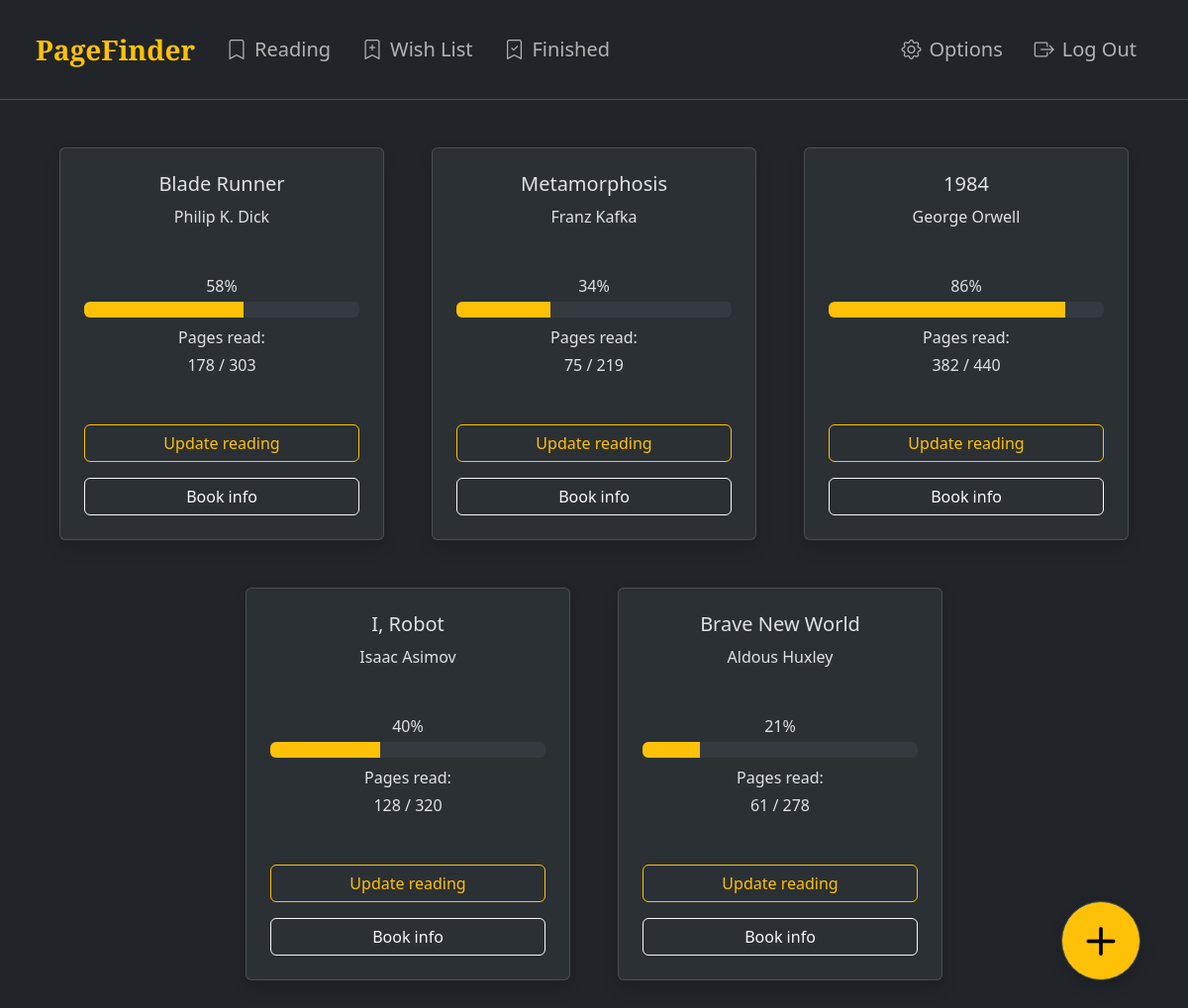
/readings (signed in), run on the app's committed database.
### tables this page shows
CREATE TABLE readings (
    reading_id INTEGER PRIMARY KEY AUTOINCREMENT,
    user_id INTEGER NOT NULL,
    authorship_id INTEGER NOT NULL,
    total_pages INTEGER NOT NULL,
    pages_read INTEGER DEFAULT 0,
    FOREIGN KEY (user_id) REFERENCES users(id),
    FOREIGN KEY (authorship_id) REFERENCES authorships(authorship_id)
);

CREATE TABLE books (
    book_id INTEGER PRIMARY KEY AUTOINCREMENT,
    title TEXT NOT NULL,
    year NUMERIC
);

CREATE TABLE authors (
    author_id INTEGER PRIMARY KEY AUTOINCREMENT,
    name TEXT NOT NULL,
    birth NUMERIC
);

### app.py (the view)
@app.route("/readings")
@login_required
def reading():
    query = '''
    SELECT
        authorships.authorship_id,
        books.title,
        authors.name AS author,
        readings.reading_id,
        readings.total_pages,
        readings.pages_read
    FROM
        books
    INNER JOIN
        authorships ON books.book_id = authorships.book_id
    INNER JOIN
        readings ON readings.authorship_id = authorships.authorship_id
    INNER JOIN
        authors ON authorships.author_id = authors.author_id
    WHERE authorships.authorship_id IN (
        SELECT authorship_id FROM readings WHERE user_id = ?
    )
    AND readings.user_id = ?
    '''
    user_readings = db.execute(query, session["user_id"], session["user_id"])
    user_readings.reverse()
    return render_template("readings.html", user_readings=user_readings)

### app.py (called while the page is built)
@app.after_request
def after_request(response):
    response.headers["Cache-Control"] = "no-cache, no-store, must-revalidate"
    response.headers["Expires"] = 0
    response.headers["Pragma"] = "no-cache"
    return response

### helpers.py (called while the page is built)
def login_required(f):
    @wraps(f)
    def decorated_function(*args, **kwargs):
        if session.get("user_id") is None:
            return redirect("/login")
        return f(*args, **kwargs)
    return decorated_function

### templates/readings.html (shortened to what this page needs)
{% extends "layout.html" %}
{% block main %}
    {% if user_readings %}
        <div class="container">
            <div class="row row-cols-1 row-cols-md-2 row-cols-lg-3 row-cols-xxl-4 g-5 justify-content-center">
                {% for reading in user_readings %}
                    {% set progress = ((reading.pages_read / reading.total_pages) * 100)|int %}
                    <div class="col">
                        <div class="card text-center bg-body-tertiary shadow">
                            <div class="card-body p-4">
                                <h5 class="card-title mb-3">{{ reading.title }}</h5>
                                <h6 class="card-subtitle mb-5">{{ reading.author }}</h5>
                                <p class="card-text mb-1">{{ progress }}%</p>
                                <div class="progress mb-2" role="progressbar" aria-label="Basic example" aria-valuenow="25" aria-valuemin="0" aria-valuemax="100">
                                    <div class="progress-bar bg-warning" style="width: {{ progress }}%"></div>
                                </div>
                                <p class="card-text mb-1">Pages read:</p>
                                <p class="card-text mb-5">{{ reading.pages_read }} / {{ reading.total_pages }}</p>
                                <div class="d-flex flex-column">
                                    <form action="/update_reading" method="post" class="mb-3">
                                        <button type="submit" name="goto_update_reading" value="{{ reading.reading_id }}" class="btn btn-outline-warning w-100">Update reading</button>
                                    </form>
                                    <form action="/book_info" method="post">
                                        <button type="submit" name="book_info" value="{{ reading.authorship_id }}" class="btn btn-outline-light w-100">Book info</button>
                                    </form>
                                </div>
                            </div>
                        </div>
                    </div>
                {% endfor %}
            </div>
        </div>
    {% else %}
        <div class="alert alert-dark d-flex align-items-center fs-5 m-auto" role="alert">
            <i class="bi bi-emoji-frown me-3"></i>
            Your Reading list is empty for now. Try adding books by clicking the + button.
        </div>
    {% endif %}
    <a href="/add_book" class="border position-fixed bottom-0 end-0 btn btn-warning rounded-circle m-3 m-sm-4 m-xl-5 shadow" style="height: 80px; width: 80px; font-size: 29px; padding-top: 17px;">
        <i class="bi bi-plus-lg"></i>
    </a>
{% endblock %}

### data on the page
readings: title "Blade Runner", author "Philip K. Dick", progress "58", pages_read "178", total_pages "303", {{ reading.reading_id }} 8 (drawn), {{ reading.authorship_id }} 20 (drawn)
readings: title "Metamorphosis", author "Franz Kafka", progress "34", pages_read "75", total_pages "219", {{ reading.reading_id }} 6 (drawn), {{ reading.authorship_id }} 2 (drawn)
readings: title "1984", author "George Orwell", progress "86", pages_read "382", total_pages "440", {{ reading.reading_id }} 5 (drawn), {{ reading.authorship_id }} 1 (drawn)
readings: title "I, Robot", author "Isaac Asimov", progress "40", pages_read "128", total_pages "320", {{ reading.reading_id }} 4 (drawn), {{ reading.authorship_id }} 21 (drawn)
readings: title "Brave New World", author "Aldous Huxley", progress "21", pages_read "61", total_pages "278", {{ reading.reading_id }} 3 (drawn), {{ reading.authorship_id }} 4 (drawn)
